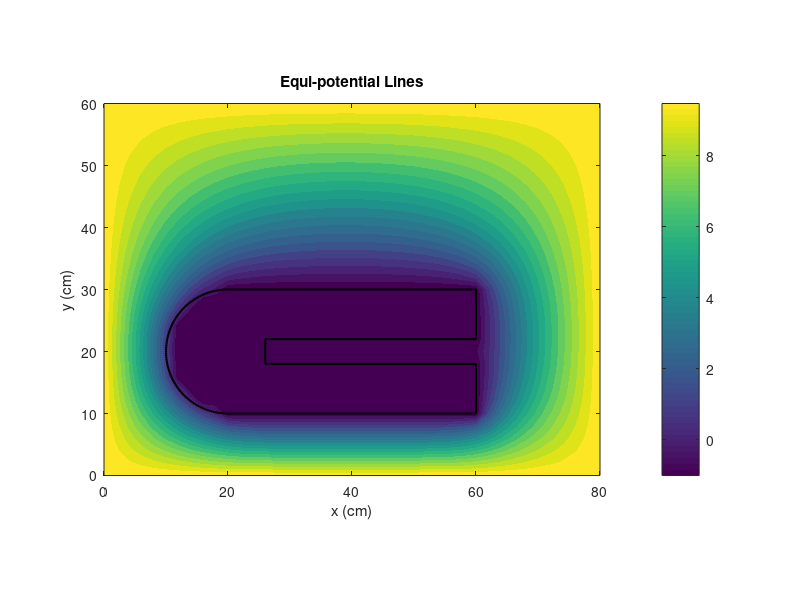
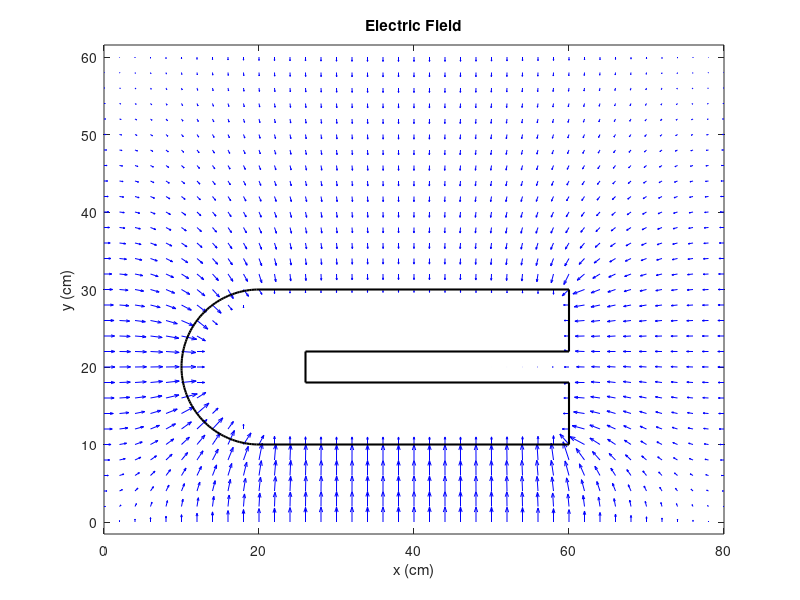

Source code (MATLAB) for these figures, in order:
clc; clear; close all;

% Grid setup
dx = 2; % Grid step in cm
dy = 2;
x = 0:dx:80; % x-coordinates
y = 0:dy:60; % y-coordinates
[X, Y] = meshgrid(x, y);

% Initialize potential matrix
V = 10 * ones(length(y), length(x)); % Entire area with 10V initially

% Define boundary conditions for the closed region (-1V)
theta = linspace(pi/2, 3*pi/2, 100); % Semi-circle (counter-clockwise direction)
r = 10; % Radius of semi-circle
x_circle = 20 + r * cos(theta); % Semi-circle x-coordinates
y_circle = 20 + r * sin(theta); % Semi-circle y-coordinates

x_closed = [x_circle, 20, 60, 60, 26, 26, 60, 60, 20]; % Closed region x-coordinates
y_closed = [y_circle, 10, 10, 18, 18, 22, 22, 30, 30]; % Closed region y-coordinates

% Identify the points inside the closed region
mask = inpolygon(X, Y, x_closed, y_closed);

% Apply boundary conditions
V(mask) = -1; % Inside the closed region, potential is -1V
V(~mask & (X == 0 | X == 80 | Y == 0 | Y == 60)) = 10; % Boundary conditions on outer edges

% Solve Laplace's equation using iterative FD method
tolerance = 1e-4;
max_iter = 5000;
error = Inf;
iter = 0;

while error > tolerance && iter < max_iter
    V_old = V;
    
    % Update potential using finite difference (excluding boundary conditions)
    for i = 2:length(y)-1
        for j = 2:length(x)-1
            if ~mask(i, j) % Update only for points outside the closed region
                V(i, j) = 0.25 * (V_old(i+1, j) + V_old(i-1, j) + V_old(i, j+1) + V_old(i, j-1));
            end
        end
    end
    
    % Compute error
    error = max(max(abs(V - V_old)));
    iter = iter + 1;
end

% Compute electric field (E = -grad(V))
[Ex, Ey] = gradient(-V, dx, dy);

% Plot the potential distribution with contour lines
figure;
contourf(X, Y, V, 20, 'LineColor', 'none');
colorbar;
title('Equi-potential Lines');
xlabel('x (cm)');
ylabel('y (cm)');
axis equal;
hold on;

% Overlay the structure boundary
plot(x_closed, y_closed, 'k-', 'LineWidth', 1.5);

% Plot the electric field as a vector plot
figure;
quiver(X, Y, Ex, Ey, 'b');
title('Electric Field');
xlabel('x (cm)');
ylabel('y (cm)');
axis equal;
hold on;

% Overlay the structure boundary
plot(x_closed, y_closed, 'k-', 'LineWidth', 1.5);
